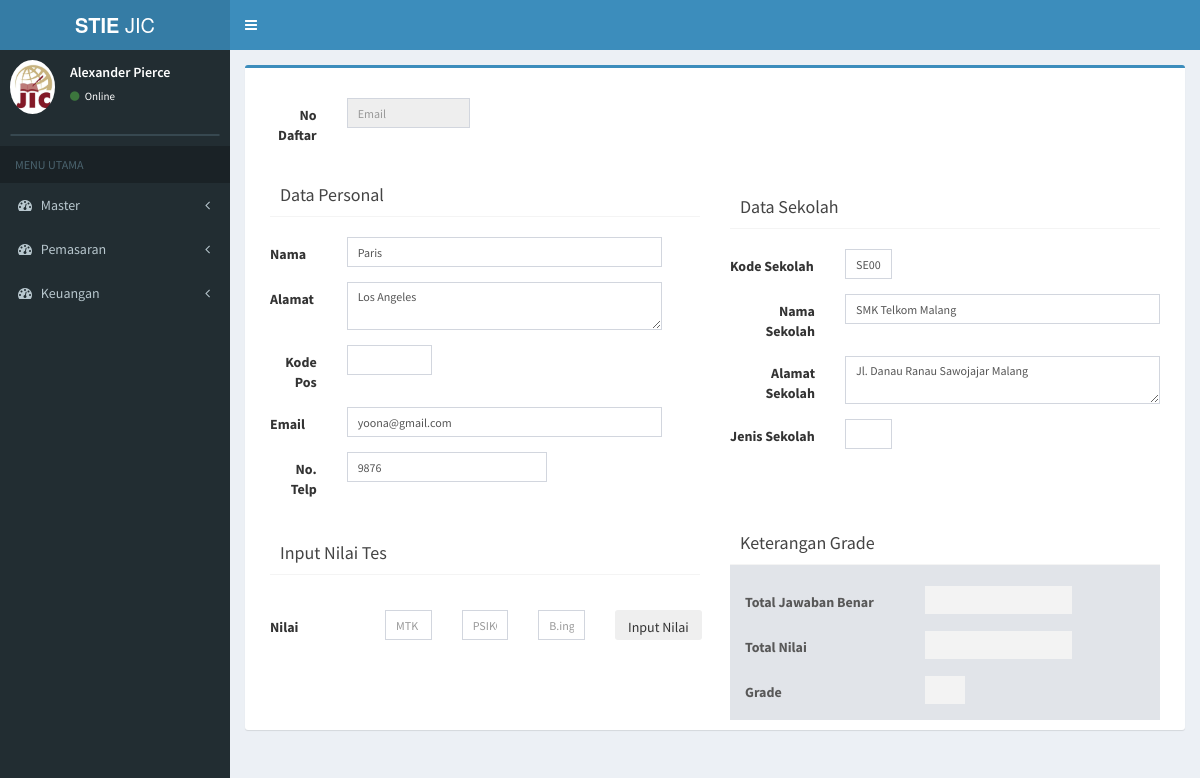
The app's page /index.php/hasil_tes/index/TM001 with its own data.
### tables this page shows
CREATE TABLE `tb_pendaftaran` (
  `id_pendaftaran` varchar(6) NOT NULL,
  `tanggal_pendaftaran` date NOT NULL,
  `nama_pendaftar` varchar(50) NOT NULL,
  `jk_pendaftar` varchar(20) NOT NULL,
  `id_sekolah2` varchar(6) NOT NULL,
  `jurusan` varchar(20) NOT NULL,
  `alamat` varchar(100) NOT NULL,
  `email` varchar(30) NOT NULL,
  `no_telp` varchar(15) NOT NULL,
  `waktu` varchar(10) NOT NULL,
  `status_bayar` varchar(20) NOT NULL,
  `id_prodi2` varchar(6) NOT NULL,
  `sumber` varchar(30) NOT NULL,
  `ibu_kandung` varchar(30) NOT NULL,
  `bukti_transfer` text NOT NULL,
  `agama` varchar(10) NOT NULL,
  `id_du2` varchar(6) NOT NULL
);

CREATE TABLE `tb_sekolah` (
  `id_sekolah` varchar(6) NOT NULL,
  `nama_sekolah` varchar(30) NOT NULL,
  `alamat_sekolah` text NOT NULL,
  `jenis_sekolah` varchar(6) NOT NULL
);

### application/controllers/hasil_tes.php (called while the page is built, shortened)
<?php
class Hasil_tes extends CI_Controller {
	public function __construct()
	{
		$this->load->model('pendaftaran_model');
	}
	public function index()
	{
				$data['getPreschool'] = $this->pendaftaran_model->getPreschool();
				$id_pendaftaran = $this->uri->segment(3);
				$data['hasil_tes'] = $this->pendaftaran_model->get_pra_pendaftar($id_pendaftaran);
				$data['id_pendaftaran'] = $id_pendaftaran;
				$data['main_view'] = 'hasil_tes_view';
				$this->load->view('template', $data);
	}
}

### index.php (called while the page is built, shortened)
<?php
require_once BASEPATH.'core/CodeIgniter.php';

### application/models/pendaftaran_model.php (called while the page is built, shortened)
<?php
class Pendaftaran_model extends CI_Model {
  public function get_pra_pendaftar($id_pendaftaran){
      return $this->db->join('tb_sekolah','tb_sekolah.id_sekolah=tb_pendaftaran.id_sekolah2')
              ->where('id_pendaftaran', $id_pendaftaran)
              ->get('tb_pendaftaran')
              ->row();
  }
}

### application/views/hasil_tes_view.php (the view, shortened to what this page needs)
<div class="row">
  <?php echo form_open('hasil_tes/save_hasil_tes'); ?>
  <div class="col-md-12">
  <div class="box box-primary">
    <div class="form-horizontal">
  <div class="box-body">
    <div class="col-md-6"><br>
                <div class="form-group">
                  <div class="col-md-2">
                  <label for="inputEmail3" class="control-label pull-left">No Daftar</label>
                </div>
                  <div class="col-md-4">
                    <input type="input" class="form-control input-sm" id="id_hasil_tes" name="id_hasil_tes" placeholder="Email" value="<?php echo $hasil_tes->id_hasil_tes2; ?>" readonly>
                  </div>
                </div>
                <div class="form-group">
                  <div class="col-md-2">
                </div>
                  <div class="col-md-6">
                  </div>
                </div>
                <div class="box-header with-border">
                <h3 class="box-title">Data Personal</h3>
                </div>
                <br>
                <div class="form-group">
                  <div class="col-md-2">
                  <label for="inputEmail3" class="control-label pull-left">Nama</label>
                </div>
                  <div class="col-md-9">
                    <input type="text" class="form-control input-sm" id="inputEmail3" placeholder="" value="<?php echo $hasil_tes->nama_pendaftar; ?>">
                  </div>
                </div>
                <div class="form-group">
                  <div class="col-md-2">
                  <label for="inputEmail3" class="control-label pull-left">Alamat</label>
                </div>
                  <div class="col-md-9">
                    <textarea type="text" class="form-control input-sm" id="inputEmail3" placeholder=""><?php echo $hasil_tes->alamat; ?>
                      </textarea>
                  </div>
                </div>
                <div class="form-group">
                  <div class="col-md-2">
                  <label for="inputEmail3" class="control-label pull-left">Kode Pos</label>
                </div>
                  <div class="col-md-3">
                    <input type="text" class="form-control input-sm" id="inputEmail3" placeholder="" >
                  </div>
                </div>
                <div class="form-group">
                  <div class="col-md-2">
                  <label for="inputEmail3" class="control-label pull-left">Email</label>
                </div>
                  <div class="col-md-9">
                    <input type="email" class="form-control input-sm" id="inputEmail3" placeholder="" value="<?php echo $hasil_tes->email; ?>">
                  </div>
                </div>
                <div class="form-group">
                  <div class="col-md-2">
                  <label for="inputEmail3" class="control-label pull-left">No. Telp</label>
                </div>
                  <div class="col-md-6">
                    <input type="number" class="form-control input-sm" id="inputEmail3" placeholder="" value="<?php echo $hasil_tes->no_telp; ?>">
                  </div>
                </div>
                <div class="box-header with-border">
                  <br>
                <h3 class="box-title">Input Nilai Tes</h3>
                </div>
                <br>
                <div class="form-group">
                  <div class="col-md-3">
                  <label for="inputEmail3" class="control-label pull-left">Nilai</label>
                </div>
                  <div class="col-md-2">
                    <input type="text" id="mtk" name="mtk" class="form-control input-sm"  placeholder="MTK" onkeyup="sum();" >
                  </div>
                  <div class="col-md-2">
                    <input type="text" id="psikotes" name="psikotes" class="form-control input-sm"  placeholder="PSIKOTES" onkeyup="sum()" >
                  </div>
                  <div class="col-md-2">
                    <input type="text" id="bing" name="bing" class="form-control input-sm"  placeholder="B.ing" onkeyup="sum()" >
                  </div>
                  <div class="col-md-2">
                  <button  class=" btn pull-left input-sm ">Input Nilai</button></div>
                </div>
              </div>
              <div class="col-md-6">
            <br>
                <div class="form-group">
                  <div class="col-md-2">
                </div>
                  <div class="col-md-4">
                  </div>
                    <div class="col-md-2 btn pull-left input-sm "></div>
                </div>
                <div class="form-group">
                  <div class="col-md-2">
                </div>
                  <div class="col-md-4">
                  </div>
                    <div class="col-md-2 btn pull-left input-sm "></div>
                </div>
                <div class="box-header with-border">
                <h3 class="box-title">Data Sekolah</h3>
                </div>
                <br>
                <div class="form-group">
                  <div class="col-md-3">
                  <label for="inputEmail3" class="control-label pull-left">Kode Sekolah</label>
                  </div>
                  <div class="col-md-2">
                    <input type="text" class="form-control input-sm" id="inputEmail3" placeholder="" value="<?php echo $hasil_tes->id_sekolah; ?>">
                  </div>
                </div>
                <div class="form-group">
                  <div class="col-md-3">
                  <label for="inputEmail3" class="control-label pull-left">Nama Sekolah</label>
                  </div>
                  <div class="col-md-9">
                    <input type="text" class="form-control input-sm" id="inputEmail3" placeholder="" value="<?php echo $hasil_tes->nama_sekolah; ?>">
                  </div>
                </div>
                <div class="form-group">
                  <div class="col-md-3">
                  <label for="inputEmail3" class="control-label pull-left">Alamat Sekolah</label>
                  </div>
                  <div class="col-md-9">
                    <textarea type="text" class="form-control input-sm" id="inputEmail3" placeholder=""><?php echo $hasil_tes->alamat_sekolah; ?></textarea>
                  </div>
                </div>
                <div class="form-group">
                  <div class="col-md-3">
                  <label for="inputEmail3" class="control-label pull-left">Jenis Sekolah</label>
                  </div>
                  <div class="col-md-2">
                    <input type="text" class="form-control input-sm" id="inputEmail3" placeholder="" >
                  </div>
                </div>
                <br><br>
                 <div class="box-header with-border">
                  <br>
                <h3 class="box-title">Keterangan Grade</h3>
                </div>
                <div class="bg-gray disabled color-palette col-md-12"><br>
                <div class="form-group">
                  <div class="col-md-5">
                  <label for="inputEmail3" class="control-label pull-left">Total Jawaban Benar</label>
                  </div>
                  <div class="col-md-5">
                    <input type="text" name="total_jawaban" id="total_jawaban" class="form-control input-sm" id="inputEmail3" placeholder="" readonly="">
                  </div>
                </div>
                <div class="form-group">
                  <div class="col-md-5">
                  <label for="inputEmail3" class="control-label pull-left">Total Nilai</label>
                  </div>
                  <div class="col-md-5">
                    <input id="nilai" name="nilai" type="number" class="form-control input-sm" id="inputEmail3" placeholder="" readonly="">
                  </div>
                </div>
                <div class="form-group">
                  <div class="col-md-5">
                  <label for="inputEmail3" class="control-label pull-left">Grade</label>
                  </div>
                  <div class="col-md-2">
                    <input id="grade" name="grade" type="text" class="form-control input-sm" placeholder="" readonly="">
                  </div>
                </div>
              </div>
        </div></div>
          </div>
      </div>
          </div>
</div>
</div>

### records on screen
tb_pendaftaran: nama_pendaftar "Paris", alamat "Los Angeles", email "yoona@gmail.com", no_telp "9876", id_sekolah "SE001", nama_sekolah "SMK Telkom Malang", alamat_sekolah "Jl. Danau Ranau Sawojajar Malang"
